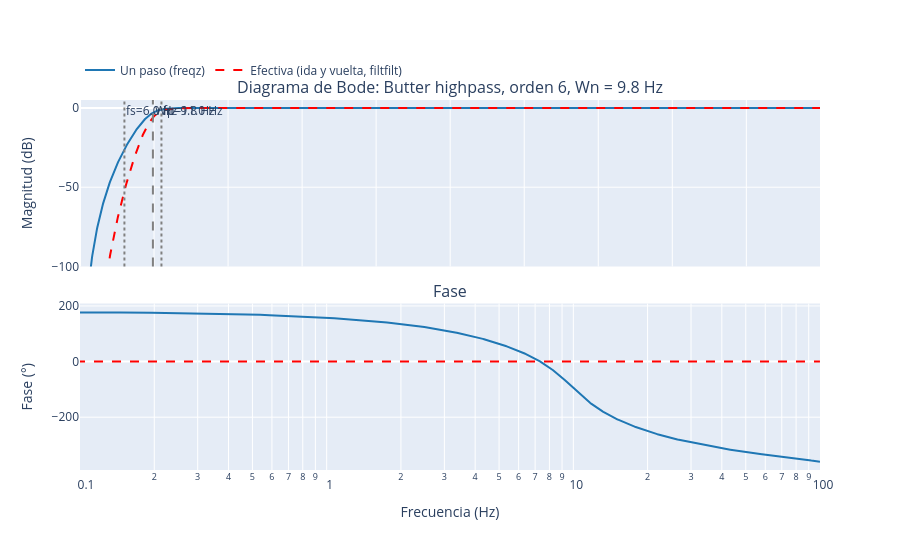
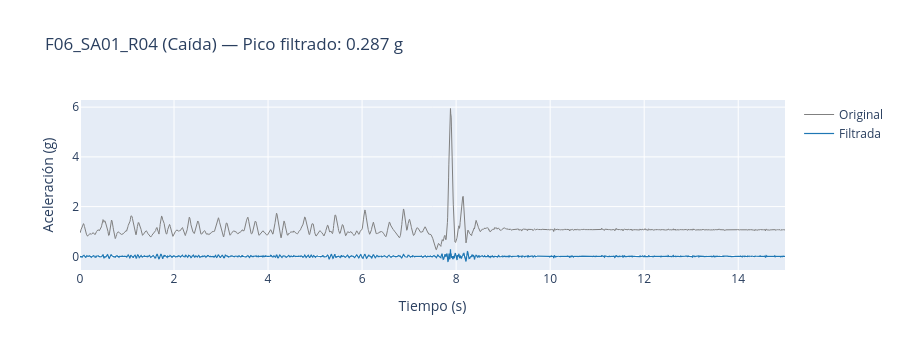

Write notebook code for charts like these, in order.
### Code cell
from plotly.subplots import make_subplots

def graficar_bode():
    # Calculamos la respuesta en frecuencia del filtro digital (w en Hz, h respuesta compleja)
    w, h = signal.sosfreqz(sos_hpf, worN=2048, fs=FS)
    
    # Convertimos la magnitud a decibelios (dB); usamos np.maximum para evitar log(0)
    mag_db = 20 * np.log10(np.maximum(np.abs(h), 1e-12))
    # Al aplicar filtfilt (ida y vuelta), la atenuación en dB se duplica
    mag_eff_db = 2 * mag_db
    # Extraemos la fase continua desenrollada y la pasamos de radianes a grados
    fase_deg = np.unwrap(np.angle(h)) * (180 / np.pi)
    # Desnormalizamos la frecuencia de corte Wn a Hz
    fc_hz = wn_hpf * (FS / 2)

    # Creamos una figura con 2 subgráficas apiladas que comparten el eje X (frecuencia)
    fig = make_subplots(
        rows=2, cols=1, shared_xaxes=True, vertical_spacing=0.1,
        subplot_titles=(
            f"Diagrama de Bode: Butter highpass, orden {orden_hpf}, Wn = {fc_hz:.1f} Hz",
            "Fase"
        )
    )

    # Subgráfica 1: Magnitud de un solo paso vs. magnitud efectiva de fase cero
    fig.add_trace(go.Scatter(x=w, y=mag_db, name="Un paso (freqz)", line=dict(color="#1f77b4")), row=1, col=1)
    fig.add_trace(go.Scatter(x=w, y=mag_eff_db, name="Efectiva (ida y vuelta, filtfilt)", line=dict(color="red", dash="dash")), row=1, col=1)
    
    # Líneas verticales de referencia para las especificaciones del filtro (Wn, fs y fp)
    fig.add_vline(x=fc_hz, line_dash="dash", line_color="gray", annotation_text=f"Wn={fc_hz:.1f} Hz", row=1, col=1)
    fig.add_vline(x=FRECHAZO, line_dash="dot", line_color="gray", annotation_text=f"fs={FRECHAZO} Hz", row=1, col=1)
    fig.add_vline(x=FPASO, line_dash="dot", line_color="gray", annotation_text=f"fp={FPASO} Hz", row=1, col=1)

    # Subgráfica 2: Fase introducida en un paso vs. fase nula (0°) lograda con filtfilt
    fig.add_trace(go.Scatter(x=w, y=fase_deg, name="Fase un paso", line=dict(color="#1f77b4"), showlegend=False), row=2, col=1)
    fig.add_trace(go.Scatter(x=w, y=np.zeros_like(w), name="Fase efectiva (0°)", line=dict(color="red", dash="dash"), showlegend=False), row=2, col=1)

    # Configuramos escala logarítmica en frecuencia (hasta Nyquist) y límites de los ejes Y
    fig.update_xaxes(type="log", range=[np.log10(0.1), np.log10(FS / 2)], title_text="Frecuencia (Hz)", row=2, col=1)
    fig.update_yaxes(range=[-100, 5], title_text="Magnitud (dB)", row=1, col=1)
    fig.update_yaxes(title_text="Fase (°)", row=2, col=1)
    fig.update_layout(height=550, legend=dict(orientation="h", y=1.12))
    fig.show()

def graficar_senal(df=df_senal, filtrada=senal_filtrada, ruta=Ruta, columna='ADXL'):
    # Identificamos si el archivo es actividad diaria (D) o caída (F) según su nombre
    clase = "ADL" if ruta.name.startswith("D") else "Caída"
    # Construimos el vector de tiempo en segundos a partir de la frecuencia de muestreo
    t = np.arange(len(df)) / FS

    # Superponemos la señal original (con gravedad) y la señal filtrada (solo altas frecuencias)
    fig = go.Figure()
    fig.add_trace(go.Scatter(x=t, y=df[columna], name="Original", line=dict(color="gray", width=1)))
    fig.add_trace(go.Scatter(x=t, y=filtrada, name="Filtrada", line=dict(color="#1f77b4", width=1.2)))
    fig.update_layout(
        title=f"{ruta.stem} ({clase}) — Pico filtrado: {filtrada.abs().max():.3f} g",
        xaxis_title="Tiempo (s)",
        yaxis_title="Aceleración (g)",
        height=350,
        hovermode="x unified"
    )
    fig.show()

# Ejecutamos ambas visualizaciones
graficar_bode()
graficar_senal()

### Figure 1 — Plotly figure (JSON) as saved in the notebook; plotly's stock layout.template omitted (floating-point values rounded to 4 significant figures; data arrays with more than 128 entries replaced by an {"elided": "..."} marker saying what was removed)
{"data": [{"line": {"color": "#1f77b4"}, "name": "Un paso (freqz)", "type": "scatter", "x": {"elided": "2048 float values"}, "xaxis": "x", "y": {"elided": "2048 float values"}, "yaxis": "y"}, {"line": {"color": "red", "dash": "dash"}, "name": "Efectiva (ida y vuelta, filtfilt)", "type": "scatter", "x": {"elided": "2048 float values"}, "xaxis": "x", "y": {"elided": "2048 float values"}, "yaxis": "y"}, {"line": {"color": "#1f77b4"}, "name": "Fase un paso", "showlegend": false, "type": "scatter", "x": {"elided": "2048 float values"}, "xaxis": "x2", "y": {"elided": "2048 float values"}, "yaxis": "y2"}, {"line": {"color": "red", "dash": "dash"}, "name": "Fase efectiva (0°)", "showlegend": false, "type": "scatter", "x": {"elided": "2048 float values"}, "xaxis": "x2", "y": {"elided": "2048 float values"}, "yaxis": "y2"}], "layout": {"annotations": [{"font": {"size": 16}, "showarrow": false, "text": "Diagrama de Bode: Butter highpass, orden 6, Wn = 9.8 Hz", "x": 0.5, "xanchor": "center", "xref": "paper", "y": 1, "yanchor": "bottom", "yref": "paper"}, {"font": {"size": 16}, "showarrow": false, "text": "Fase", "x": 0.5, "xanchor": "center", "xref": "paper", "y": 0.45, "yanchor": "bottom", "yref": "paper"}, {"showarrow": false, "text": "Wn=9.8 Hz", "x": 9.848, "xanchor": "left", "xref": "x", "y": 1, "yanchor": "top", "yref": "y domain"}, {"showarrow": false, "text": "fs=6.0 Hz", "x": 6, "xanchor": "left", "xref": "x", "y": 1, "yanchor": "top", "yref": "y domain"}, {"showarrow": false, "text": "fp=11.0 Hz", "x": 11, "xanchor": "left", "xref": "x", "y": 1, "yanchor": "top", "yref": "y domain"}], "height": 550, "legend": {"orientation": "h", "y": 1.12}, "shapes": [{"line": {"color": "gray", "dash": "dash"}, "type": "line", "x0": 9.848, "x1": 9.848, "xref": "x", "y0": 0, "y1": 1, "yref": "y domain"}, {"line": {"color": "gray", "dash": "dot"}, "type": "line", "x0": 6, "x1": 6, "xref": "x", "y0": 0, "y1": 1, "yref": "y domain"}, {"line": {"color": "gray", "dash": "dot"}, "type": "line", "x0": 11, "x1": 11, "xref": "x", "y0": 0, "y1": 1, "yref": "y domain"}], "xaxis": {"anchor": "y", "domain": [0, 1], "matches": "x2", "showticklabels": false}, "xaxis2": {"anchor": "y2", "domain": [0, 1], "range": [-1, 2], "title": {"text": "Frecuencia (Hz)"}, "type": "log"}, "yaxis": {"anchor": "x", "domain": [0.55, 1], "range": [-100, 5], "title": {"text": "Magnitud (dB)"}}, "yaxis2": {"anchor": "x2", "domain": [0, 0.45], "title": {"text": "Fase (°)"}}}}

### Figure 2 — Plotly figure (JSON) as saved in the notebook; plotly's stock layout.template omitted (floating-point values rounded to 4 significant figures; data arrays with more than 128 entries replaced by an {"elided": "..."} marker saying what was removed)
{"data": [{"line": {"color": "gray", "width": 1}, "name": "Original", "type": "scatter", "x": {"elided": "3000 float values"}, "y": {"elided": "3000 float values"}}, {"line": {"color": "#1f77b4", "width": 1.2}, "name": "Filtrada", "type": "scatter", "x": {"elided": "3000 float values"}, "y": {"elided": "3000 float values"}}], "layout": {"height": 350, "hovermode": "x unified", "title": {"text": "F06_SA01_R04 (Caída) — Pico filtrado: 0.287 g"}, "xaxis": {"title": {"text": "Tiempo (s)"}}, "yaxis": {"title": {"text": "Aceleración (g)"}}}}
